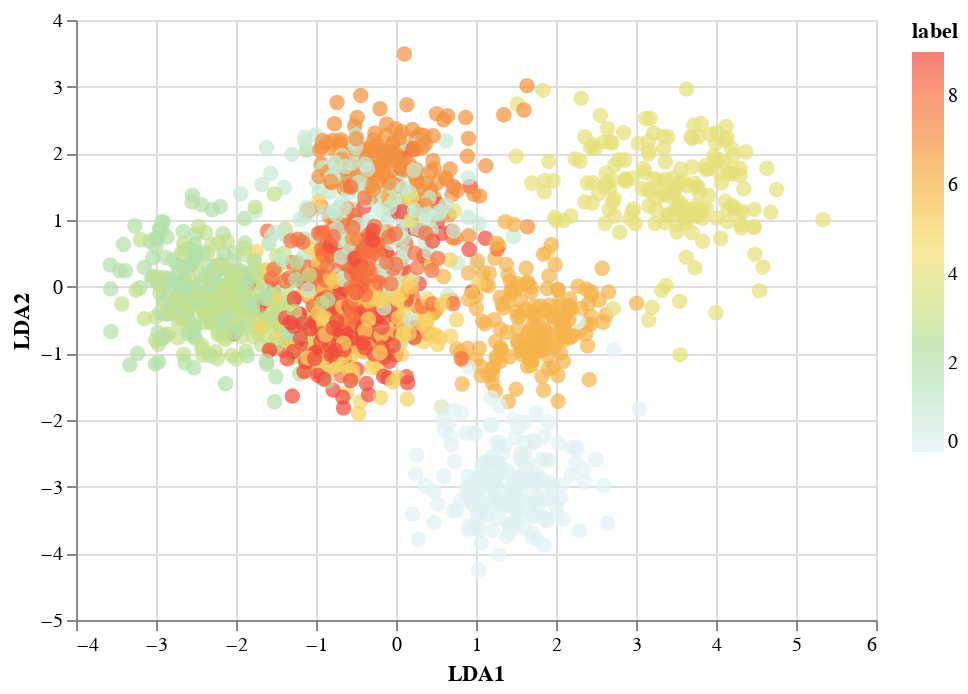

This figure's notebook cell:
### Code cell
chart_lda = alt.Chart(data).mark_circle(size=60).encode(
    x='LDA1',
    y='LDA2',
    color=alt.Color('label', scale=alt.Scale(scheme='lightmulti')),
)

chart_lda.interactive()

### Figure 1 — Vega-Lite specification as saved in the notebook (floating-point values rounded to 4 significant figures; data arrays with more than 128 entries replaced by an {"elided": "..."} marker saying what was removed)
{"$schema": "https://vega.github.io/schema/vega-lite/v3.4.0.json", "config": {"mark": {"tooltip": null}, "view": {"height": 300, "width": 400}}, "data": {"name": "data-203bd2b46491c5d464d4eb471c088fc9"}, "datasets": {"data-203bd2b46491c5d464d4eb471c088fc9": {"elided": "1797 records"}}, "encoding": {"color": {"field": "label", "scale": {"scheme": "lightmulti"}, "type": "quantitative"}, "x": {"field": "LDA1", "type": "quantitative"}, "y": {"field": "LDA2", "type": "quantitative"}}, "mark": {"size": 60, "type": "circle"}, "selection": {"selector001": {"bind": "scales", "encodings": ["x", "y"], "type": "interval"}}}
